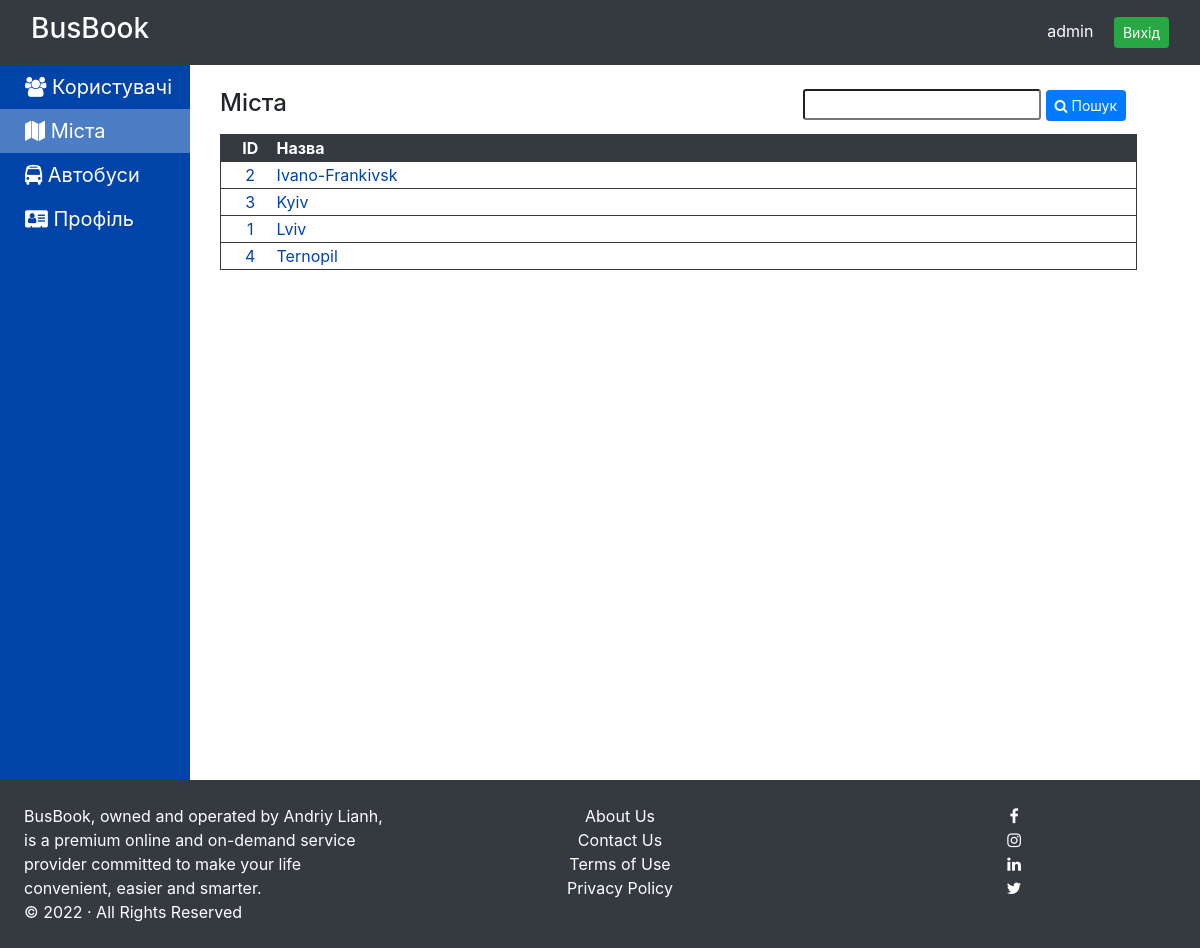
Page /locations.php (signed in) on the committed database.
### tables this page shows
CREATE TABLE `locations` (
  `id` int(5) NOT NULL,
  `name` varchar(25) NOT NULL
);

### locations.php (the view, shortened to what this page needs)
<?php
include 'inc/basic_template.php';
?>
<div class="row mb-2">
    <h4 class="col-md-3">Міста</h4>
    <div class="col-md-8 text-right ml-4">
    <form method="post" action="">
    	<input type="text" name="loc" class="form-control-sm" value="<?php echo (isset($_POST['loc'])) ? $_POST['loc'] : ""; ?>">
        <button type="submit" class="btn btn-sm btn-primary"><i class="fa fa-search"></i> Пошук</button>
    </form>
    </div>
</div>
<table width="95%" class="table-con">
<tr class="head">
    <th width="40px">ID</th>
    <th class="text-left pl-3">Назва</th>
</tr>
<?php
$conn = initDB();
$sql = "select * from locations";
$sql .= " order by name";
$res = $conn->query($sql);
if ($res->num_rows == 0) {
    echo '
    <tr class="row">
        <td colspan="2" class="text-center">No Locations</td>
    </tr>';
}
else {
    while ($row = $res->fetch_assoc()) {
        echo '
        <tr class="content">
            <td>' . $row["id"] . '</td>
            <td class="text-left pl-3">' . $row["name"] . '</td>';
    }
}
?>
</table>
</div>

### css/style.css (style rules this page uses)
body { padding-top: 65px; }
.table-con { width: 95%; }
.table-con .row:first-of-type, .table-con .head { background: #343A40; border: 1px solid #343A40; color: #fff; }
.table-con .content { background: #fff!important; color: #0044aa!important; cursor: pointer; padding: 7px; border-width: 0 1px 1px 1px; border-color: #343A40; border-style: solid; }
.table-con .content td:first-of-type, .table-con .head th:first-of-type { padding-left: 20px; }
.table-con .content td, .table-con .head th { text-align: center; }

### rows in the picture
locations: id "2", name "Ivano-Frankivsk"
locations: id "3", name "Kyiv"
locations: id "1", name "Lviv"
locations: id "4", name "Ternopil"

### other values in the picture
$_SESSION['user']['uname'] "admin"
